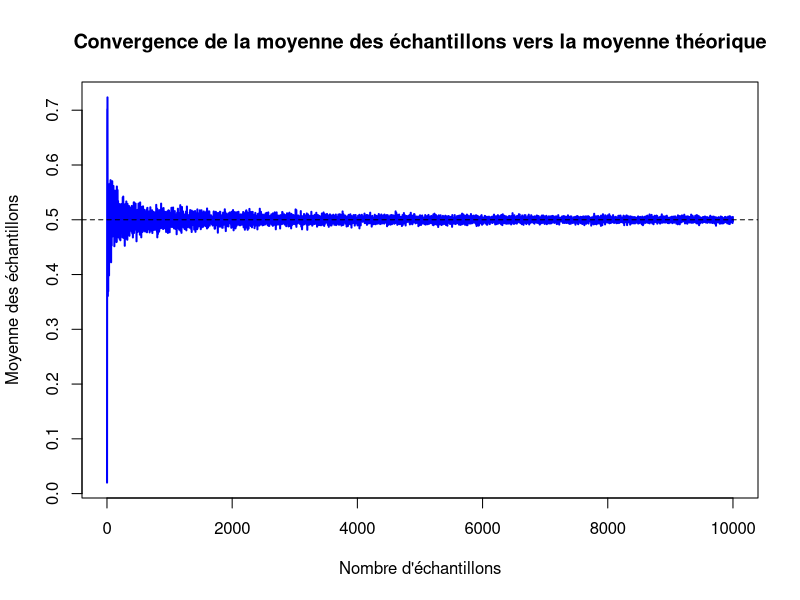

R code for this plot:
lln_uniforme <- function(n) {
  borne_gauche_intervalle <- 0
  borne_droite_intervalle <- 1
  moyennes <- numeric(n)
  
  for(i in 1:n) {
    echantillon <- runif(i, borne_gauche_intervalle, borne_droite_intervalle)
    moyennes[i] <- mean(echantillon)
  }
  plot(1:n, moyennes, type = "l", col = "blue", lwd = 2, 
       xlab = "Nombre d'échantillons", ylab = "Moyenne des échantillons",
       main = "Convergence de la moyenne des échantillons vers la moyenne théorique")
  abline(h = (borne_gauche_intervalle + borne_droite_intervalle) / 2, col = "black", lty = 2)
}

lln_uniforme(10000)
